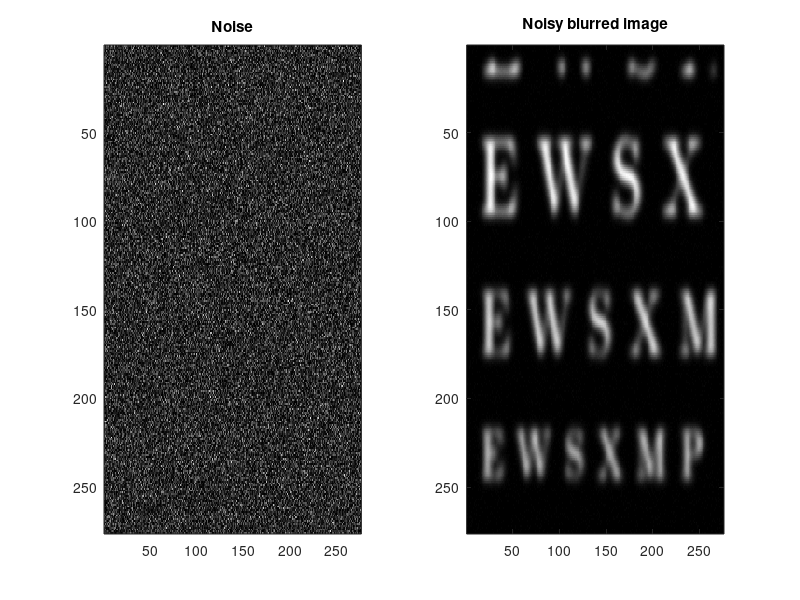
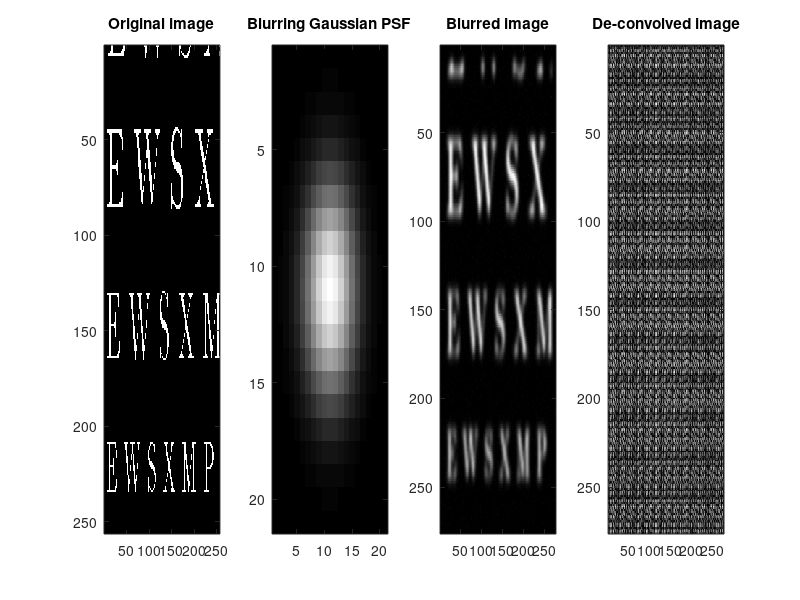
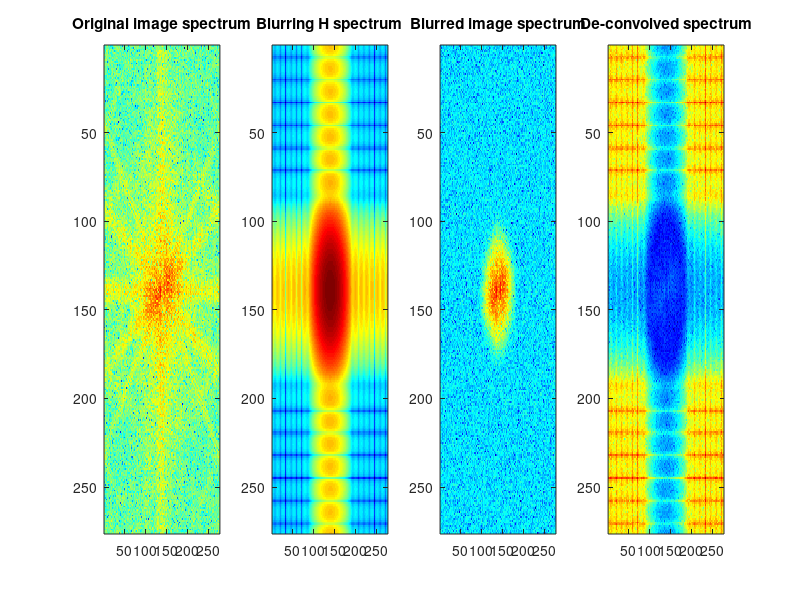
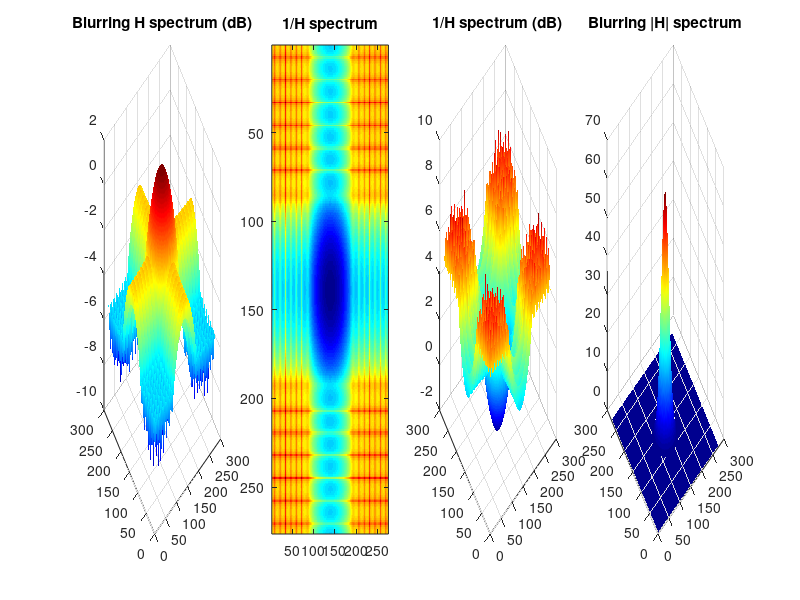

Write MATLAB code to recreate these figures, in order.
% file: e10_7_Gaussian_blur_noise
% Blur an image with a Gaussian exponential convolution, deconvolve to restore
% Optionally add noise, and do Wiener filter deconvolution to restore image
close all; clear; set(0, 'DefaultFigurePosition', [100 400 1100 200]);
L = 20; L2 = floor(L/2);          % to make L+1 order Gaussian filter
ex = [-L2: L2];                  % exponent vector for filter
Hr = exp(-ex.^2/L);              % row vector for filter
H =  Hr' * Hr;                   % Gaussian matrix values = e^{-(m^2+n^2)/L}
%H = H/sum(H(:));                % scale filter to unity magnitude sum (but messes up Wiener filter precision)

load letters;                    
% load clown; X = clown;         % try script on clown also!
% X = [1:1:30]' * [1:1:30];      % simple testcase to debug code, comment out when debugged
Yc =conv2(X,H);                  % Yc is convolved (blurred) image
s = size(Yc)
FH = fft2(H,s(1),s(2));                  % spectrum of blurring filter

NoiseMax = max(Yc(:))/100;  % noise level (vary the denominator to adjust SNR. 100 is SNR=26 dB, 8 is 6.8 dB)
Noise = NoiseMax*abs(randn(s(1),s(2)));  % arbitrary non-negative noise (OPTIONAL)
Y = Yc + Noise;                          % add noise (OPTIONAL)
figure('position',[400 650 530 200]),colormap(gray), 
 subplot(1,2,1),imagesc(Noise),title('Noise')  % (OPTIONAL)
 subplot(1,2,2),imagesc(Y), title('Noisy blurred image')  % (OPTIONAL)

Xhatd = fft2(Y)./FH;    % divide blurred spectrum by H spectrum to restore original
Xhat = abs(ifft2(Xhatd));  % take ifft to get image

figure('position',[100 400 1100 200]),colormap(gray),
 subplot(141),imagesc(X), title('Original image')
 subplot(142),imagesc(H), title('Blurring Gaussian PSF')
 subplot(143),imagesc(Y), title('Blurred image')
 subplot(144),imagesc(Xhat), title('De-convolved image')

figure('position',[100 100 1100 200]),colormap(jet),
 subplot(141),imagesc(fftshift(log10(abs(fft2(X,s(1),s(2)))))), title('Original image spectrum')
 subplot(142),imagesc(fftshift(log10(abs(FH)))), title('Blurring H spectrum')
 subplot(143),imagesc(fftshift(log10(abs(fft2(Y))))), title('Blurred image spectrum')
 subplot(144),imagesc(fftshift(log10(abs(Xhatd)))), title('De-convolved spectrum') %  w/o regularization
Hreciprocal = fftshift(log10(abs(1./FH)));  % for plots
figure('position',[400 950 1200 200]),colormap(jet),  % plot H and 1/H in 3-D for fun
  subplot(141),surf(fftshift(log10(abs(FH)))),shading interp, title('Blurring H spectrum (dB)')
  subplot(142),imagesc(Hreciprocal), title('1/H spectrum')
  subplot(143),surf(Hreciprocal),shading interp, title('1/H spectrum (dB)')
  subplot(144),surf(fftshift((abs(FH)))),shading interp, title('Blurring |H| spectrum')
  
% compare deconvolution (after removing convolution margins) to original image
diff = Xhat(1:end-L,1:end-L) - X;
maxdiff = max(diff(:))
sumsquared_diff = sum(sum(diff.^2))
figure, surf(diff),shading interp, title('Errors in deconvolution')

% Deblur the image using a Wiener filter
for Lambda2 = 0:2:8                   % Lambda squared, test various values
 FW = fft2(Y).*conj(FH)./(FH.*conj(FH)+Lambda2);  % Wiener filtered version
 W = abs(ifft2(FW));
 figure('position',[100 700 750 200]),colormap(jet),
  subplot(1,3,1),imagesc(fftshift(log10(abs(FW)))), title("Wiener spectrum, L^2="+Lambda2)
  subplot(1,3,2),surf(fftshift(log10(abs(FW)))),shading interp, title("Wiener spectrum (dB), L^2="+Lambda2)
  subplot(1,3,3),surf(fftshift((abs(FW)))),shading interp,title("Wiener spectrum, L^2="+Lambda2), colorbar
 figure('position',[100 990 220 200]),imagesc(W),colormap(gray), title("Wiener image, L^2="+Lambda2)
end

% calculate signal/noise ratio SNR (for blurred image)
sigpower = sum(sum(Y.^2))  % sum of squares of pixels
noisepower = sum(sum(Noise.^2))
SNR = 10*log10(sigpower/noisepower), SNRpercent = 100*sigpower/noisepower
noisemean = mean(abs(Noise(:))), signalmean = mean(abs(Y(:))) % print  average noise and signal values
